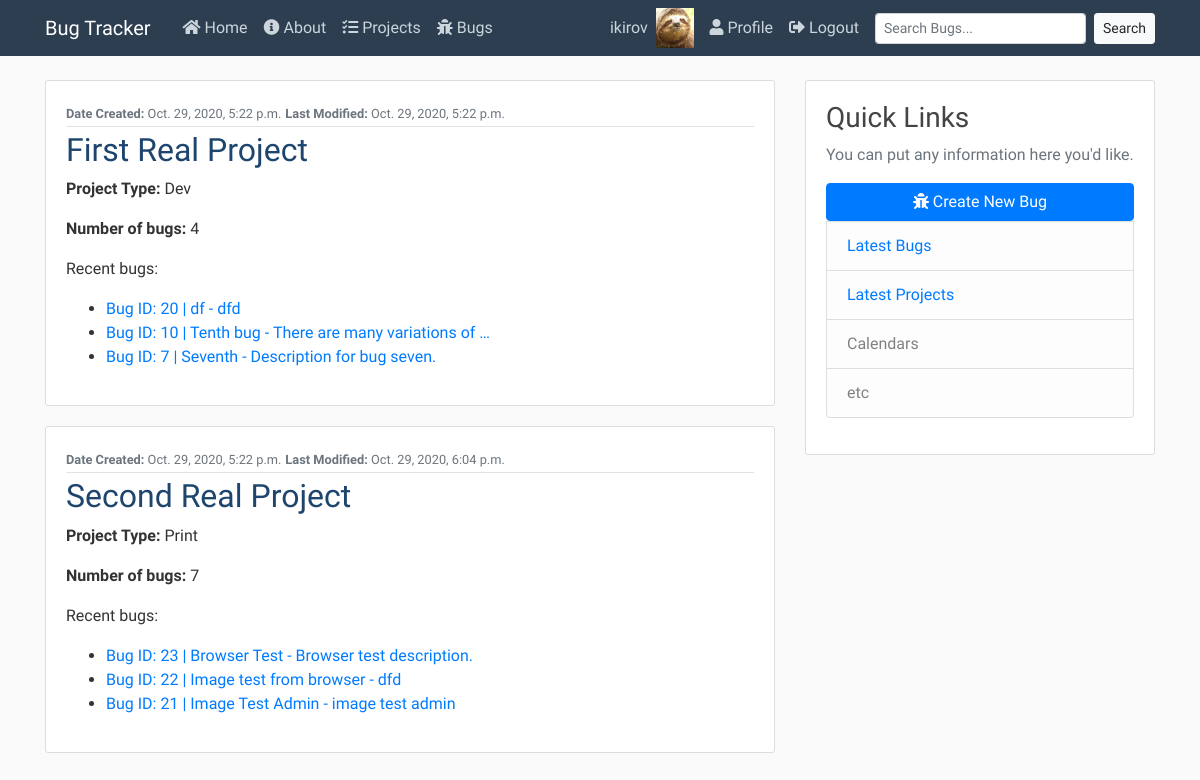
Page / (signed in) on the earlier database version.
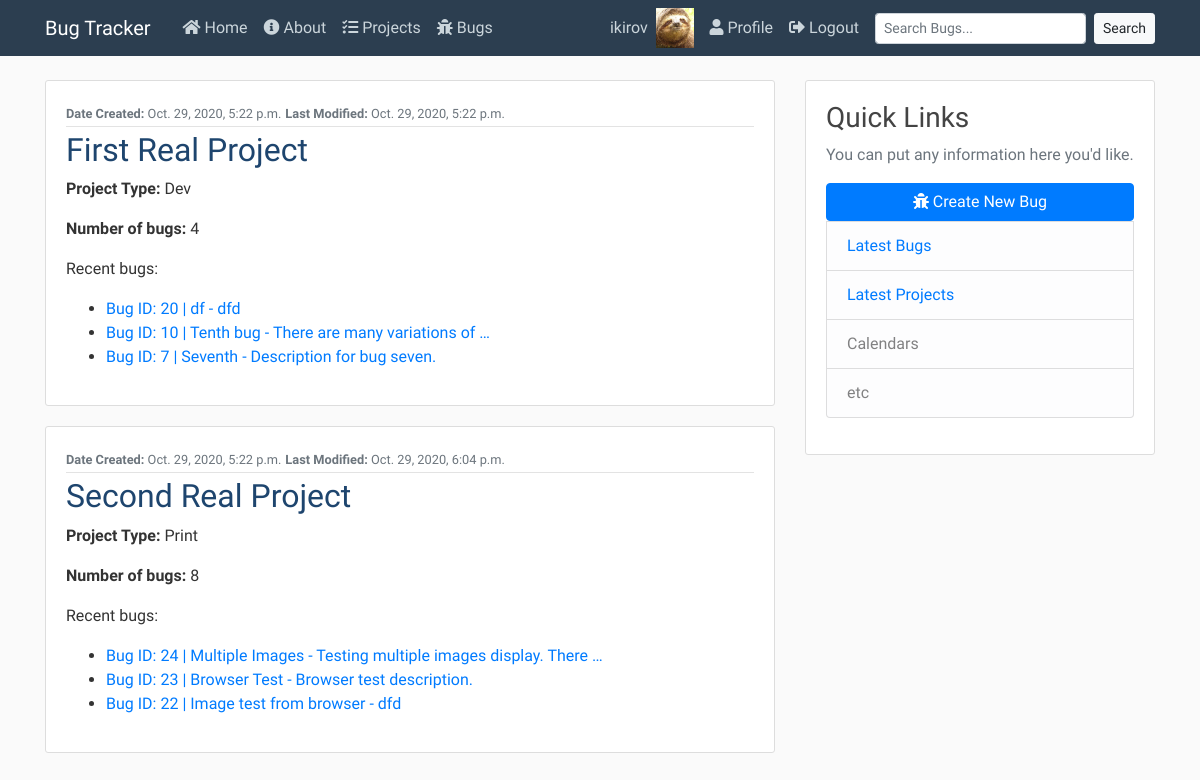
Same page on the later database version.
### projects/models.py (models this page shows, shortened)
class Project(models.Model):
    name = models.CharField(max_length=50)
    PROJ_TYPES = (
        ('D', 'Dev'),
        ('P', 'Print'),
        ('O', 'Other'),
    )
    name = models.CharField(max_length=60)
    proj_type = models.CharField(max_length=1, choices=PROJ_TYPES)
    date_added = models.DateTimeField(auto_now_add=True)
    date_modified = models.DateTimeField(auto_now=True)
    editors = models.ManyToManyField(User)

class Bug(models.Model):
    author = models.ForeignKey(User, on_delete=models.DO_NOTHING)
    name = models.CharField(max_length=50)
    desc = models.CharField(max_length=2000)
    BUG_TYPES = (
        ('V', 'Visual'),
        ('L', 'Logical'),
        ('O', 'Other'),
    )
    bug_type = models.CharField(max_length=1, choices=BUG_TYPES)
    date_added = models.DateTimeField(auto_now_add=True)
    date_modified = models.DateTimeField(auto_now=True)
    project = models.ForeignKey(Project, on_delete=models.CASCADE)
    image = models.ImageField(upload_to='bug_pics', default='default_bug.png')
    image2 = models.ImageField(upload_to='bug_pics', default='default_bug.png')
    class Meta:
        ordering = ['-date_added']

### projects/views.py (the view)
# urls.py: 2. Add a URL to urlpatterns:  path('', views.home, name='home')
def home(request):
    projects = Project.objects.filter(editors=request.user)
    context = {
        'projects': projects,
        'title': 'Projects'
    }
    return render(request, 'projects/home.html', context)

### projects/templates/projects/home.html
{% extends "status/base.html" %}
{% block content %}
    {% for project in projects %}
        <article class="media content-section">
            <div class="media-body">
                <div class="article-metadata">
                        <div>
                            <small class="text-muted"><strong>Date Created:</strong> {{ project.date_added }}</small>
                            <small class="text-muted"><strong>Last Modified:</strong> {{ project.date_modified }}</small>
                        </div>
                </div>
                <h2><a class="article-title" href="{% url 'bugs-project' project.id %}">{{ project.name }}</a></h2>
                <p class="article-content"><strong>Project Type:</strong> {{ project.get_proj_type_display }}</p>
                <p class="article-content"><strong>Number of bugs:</strong> {{ project.bug_set.count }}</p>
                <p>Recent bugs:
                    <ul>
                        {% for bug in project.bug_set.all|slice:":3" %}
                        <li><a href="{% url 'bugs-detail' bug.id %}">Bug ID: {{bug.id}} | {{ bug.name }} - {{ bug.desc|truncatewords:"5"}}</a></li>
                        {% endfor %}
                    </ul>
                </p>
            </div>
        </article>
    {% endfor %}
{% endblock content %}

Differences in the rows shown:
computed for Project "Second Real Project": loses Bug (id "21", name "Image Test Admin", desc "image test admin"); bug_set.count "7" → "8"
added Bug: id "24", name "Multiple Images", desc "Testing multiple images display. There …", shown under Project "Second Real Project"
